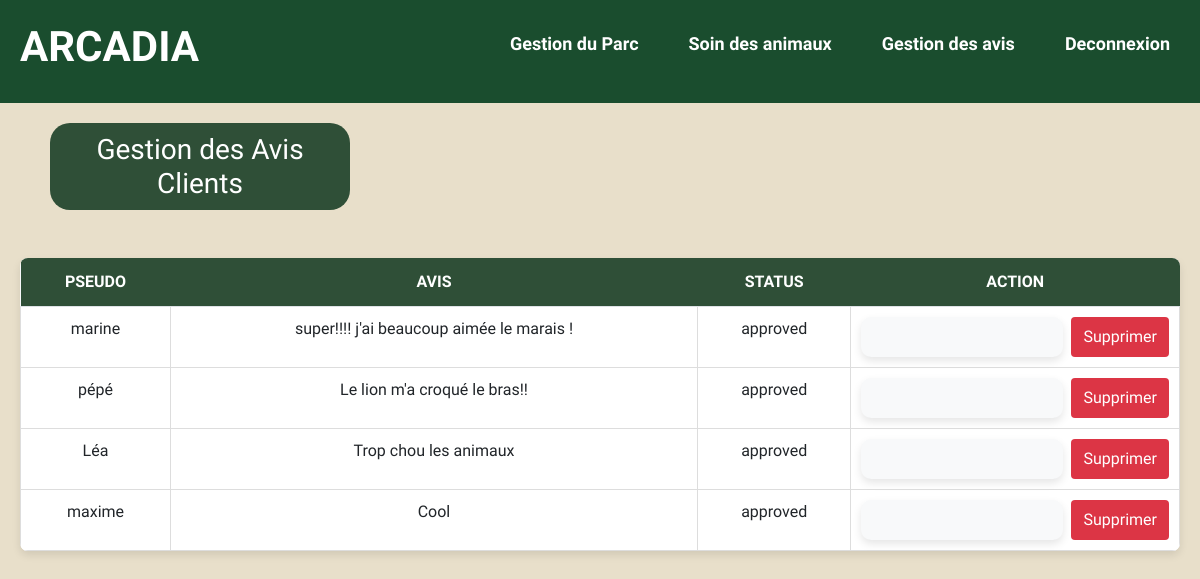
Screenshot of /dashbord/gestion_avis.php (signed in) with the database file from the repository.
### tables this page shows
CREATE TABLE `avis_client` (
  `id` int(11) NOT NULL,
  `pseudo` varchar(50) NOT NULL,
  `avis` mediumtext NOT NULL,
  `status` enum('pending','approved') DEFAULT 'pending'
);

### dashbord/gestion_avis.php (the view, shortened to what this page needs)
<?php
require_once 'headerdash.php';
require_once 'db_connexion.php';
$query = "SELECT * FROM avis_client ORDER BY status ASC, id DESC";
$result = $mysqli->query($query);
?>
<div class="title beige">
    <h3 class="sous-menu vert">Gestion des Avis Clients</h3>
</div>
<div class="dash1">
    <?php if ($result->num_rows > 0): ?>
        <table class="table">
            <thead>
                <tr class="titre">
                    <th>Pseudo</th>
                    <th>Avis</th>
                    <th>Status</th>
                    <th>Action</th>
                </tr>
            </thead>
            <tbody>
                <?php while($row = $result->fetch_assoc()): ?>
                    <tr>
                        <td><?php echo htmlspecialchars($row['pseudo']); ?></td>
                        <td><?php echo htmlspecialchars(stripslashes($row['avis'])); ?></td>
                        <td><?php echo htmlspecialchars($row['status']); ?></td>
                        <td>
                            <div class="d-flex justify-content-center">
                                <form method="post" action="gestion_avis.php" class="me-2">
                                </form>
                                <button type="button" class="btn btn-danger" data-bs-toggle="modal" data-bs-target="#confirmDeleteModal" data-id="<?php echo $row['id']; ?>">
                                    Supprimer
                                </button>
                            </div>
                        </td>
                    </tr>
                <?php endwhile; ?>
            </tbody>
        </table>
    <?php else: ?>
        <p>Aucun avis trouvé.</p>
    <?php endif; ?>
</div>
</body>
</html>

### dashbord/styledash.css (style rules this page uses)
* { margin: 0; padding: 0; box-sizing: border-box; }
body { font-family: "Signika Negative", sans-serif; background-color: #E8DFCA; }
.title.beige { background-color: #E8DFCA; padding: 20px; text-align: left; padding-left: 50px; }
.sous-menu.vert { color: white; background-color: #2f4f37; display: inline-block; padding: 10px 20px; border-radius: 20px; max-width: 300px; text-align: center; }
.btn-danger { background-color: #dc3545; color: #fff; border: none; padding: 8px 12px; border-radius: 4px; transition: background-color 0.3s ease, transform 0.3s ease; }
.dash1 { display: flex; justify-content: center; align-items: center; flex-wrap: wrap; gap: 30px; padding: 20px; margin: 0 auto; padding-bottom: 70px; }
.table { width: 100%; border-collapse: collapse; border-radius: 8px; overflow: hidden; box-shadow: 0 4px 8px rgba(0, 0, 0, 0.1); background-color: #f8f9fa; }
.table th { background-color: #2f4f37; color: #ffffff; font-weight: bold; padding: 12px; text-align: center; text-transform: uppercase; }
.table td { padding: 10px; text-align: center; border: 1px solid #ddd; }
.table tr:nth-child(even) { background-color: #f9f9f9; }
.table tr:nth-child(odd) { background-color: #ffffff; }
form { background-color: #f8f9fa; padding: 20px 30px; border-radius: 10px; box-shadow: 0 4px 8px rgba(0, 0, 0, 0.1); max-width: 400px; width: 100%; display: flex; flex-direction: column; gap: 15px; }

### rows the page displays
avis_client: pseudo "marine", avis "super!!!! j'ai beaucoup aimée le marais !", status "approved"
avis_client: pseudo "pépé", avis "Le lion m'a croqué le bras!!", status "approved"
avis_client: pseudo "Léa", avis "Trop chou les animaux", status "approved"
avis_client: pseudo "maxime", avis "Cool", status "approved"
